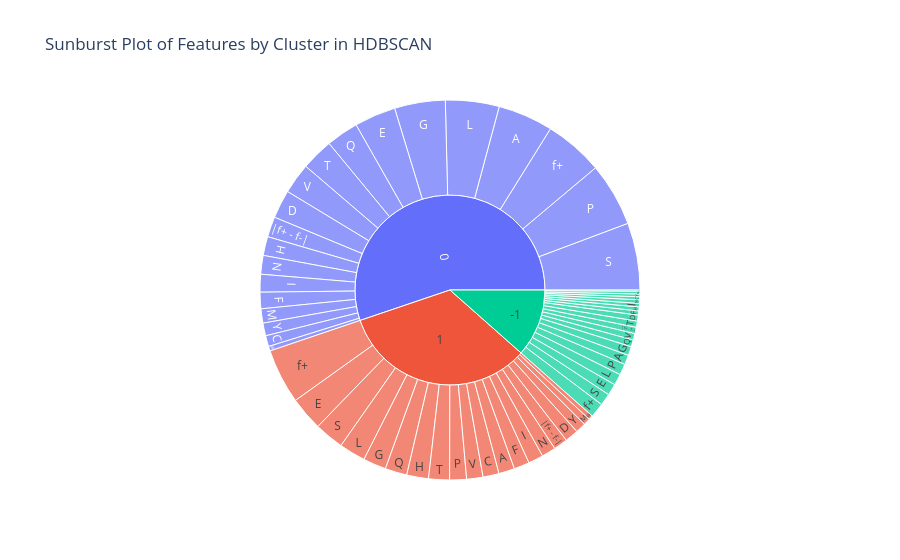

Write notebook code for a chart like this one.
### Code cell
import plotly.express as px
 
df2=df.drop('Normalized HP Score', axis=1)  # the total value of this is always highest

#DataFrame with features and HDBSCAN labels
df_hdbscan = pd.concat([df2, pd.Series(labels, name='HDBSCAN_Labels')], axis=1)
 
# Melt the DataFrame to have a column for features, values, and HDBSCAN labels
df_melted = pd.melt(df_hdbscan, id_vars=['HDBSCAN_Labels'], value_vars=df2.columns)
 
# Create a sunburst plot
fig = px.sunburst(df_melted, path=['HDBSCAN_Labels', 'variable'], values='value',
                  title='Sunburst Plot of Features by Cluster in HDBSCAN')
 
fig.show()

### Figure 1 — Plotly figure (JSON) as saved in the notebook; plotly's stock layout.template omitted (floating-point values rounded to 4 significant figures)
{"data": [{"branchvalues": "total", "domain": {"x": [0, 1], "y": [0, 1]}, "hovertemplate": "labels=%{label}<br>value=%{value}<br>parent=%{parent}<br>id=%{id}<extra></extra>", "ids": ["-1/A", "0/A", "1/A", "-1/C", "0/C", "1/C", "-1/D", "0/D", "1/D", "-1/E", "0/E", "1/E", "-1/F", "0/F", "1/F", "-1/G", "0/G", "1/G", "-1/H", "0/H", "1/H", "-1/I", "0/I", "1/I", "-1/L", "0/L", "1/L", "-1/M", "0/M", "1/M", "-1/N", "0/N", "1/N", "-1/P", "0/P", "1/P", "-1/Q", "0/Q", "1/Q", "-1/S", "0/S", "1/S", "-1/T", "0/T", "1/T", "-1/V", "0/V", "1/V", "-1/W", "0/W", "1/W", "-1/Y", "0/Y", "1/Y", "-1/f+", "0/f+", "1/f+", "-1/|f+ - f-|", "0/|f+ - f-|", "1/|f+ - f-|", "-1", "0", "1"], "labels": ["A", "A", "A", "C", "C", "C", "D", "D", "D", "E", "E", "E", "F", "F", "F", "G", "G", "G", "H", "H", "H", "I", "I", "I", "L", "L", "L", "M", "M", "M", "N", "N", "N", "P", "P", "P", "Q", "Q", "Q", "S", "S", "S", "T", "T", "T", "V", "V", "V", "W", "W", "W", "Y", "Y", "Y", "f+", "f+", "f+", "|f+ - f-|", "|f+ - f-|", "|f+ - f-|", "-1", "0", "1"], "name": "", "parents": ["-1", "0", "1", "-1", "0", "1", "-1", "0", "1", "-1", "0", "1", "-1", "0", "1", "-1", "0", "1", "-1", "0", "1", "-1", "0", "1", "-1", "0", "1", "-1", "0", "1", "-1", "0", "1", "-1", "0", "1", "-1", "0", "1", "-1", "0", "1", "-1", "0", "1", "-1", "0", "1", "-1", "0", "1", "-1", "0", "1", "-1", "0", "1", "-1", "0", "1", "", "", ""], "type": "sunburst", "values": [10.62, 61.46, 17.65, 3.353, 12.12, 17.93, 6.699, 31.61, 15.04, 12.77, 46.15, 37.75, 4.574, 18.34, 17.3, 9.962, 56.47, 25.69, 4.428, 21.08, 24.25, 3.921, 19.74, 16.68, 12.55, 59.8, 29.42, 3.056, 15.88, 7.547, 3.888, 20.84, 15.71, 12.34, 70.81, 18.76, 7.662, 35.99, 24.35, 13.38, 74.72, 32.89, 6.883, 35.86, 23.22, 7.305, 34.15, 18.18, 1.299, 5.152, 4.884, 3.112, 14.18, 11.52, 16.19, 65.65, 61.22, 6.975, 22.61, 15.57, 151.0, 722.6, 435.6]}], "layout": {"legend": {"tracegroupgap": 0}, "title": {"text": "Sunburst Plot of Features by Cluster in HDBSCAN"}}}
